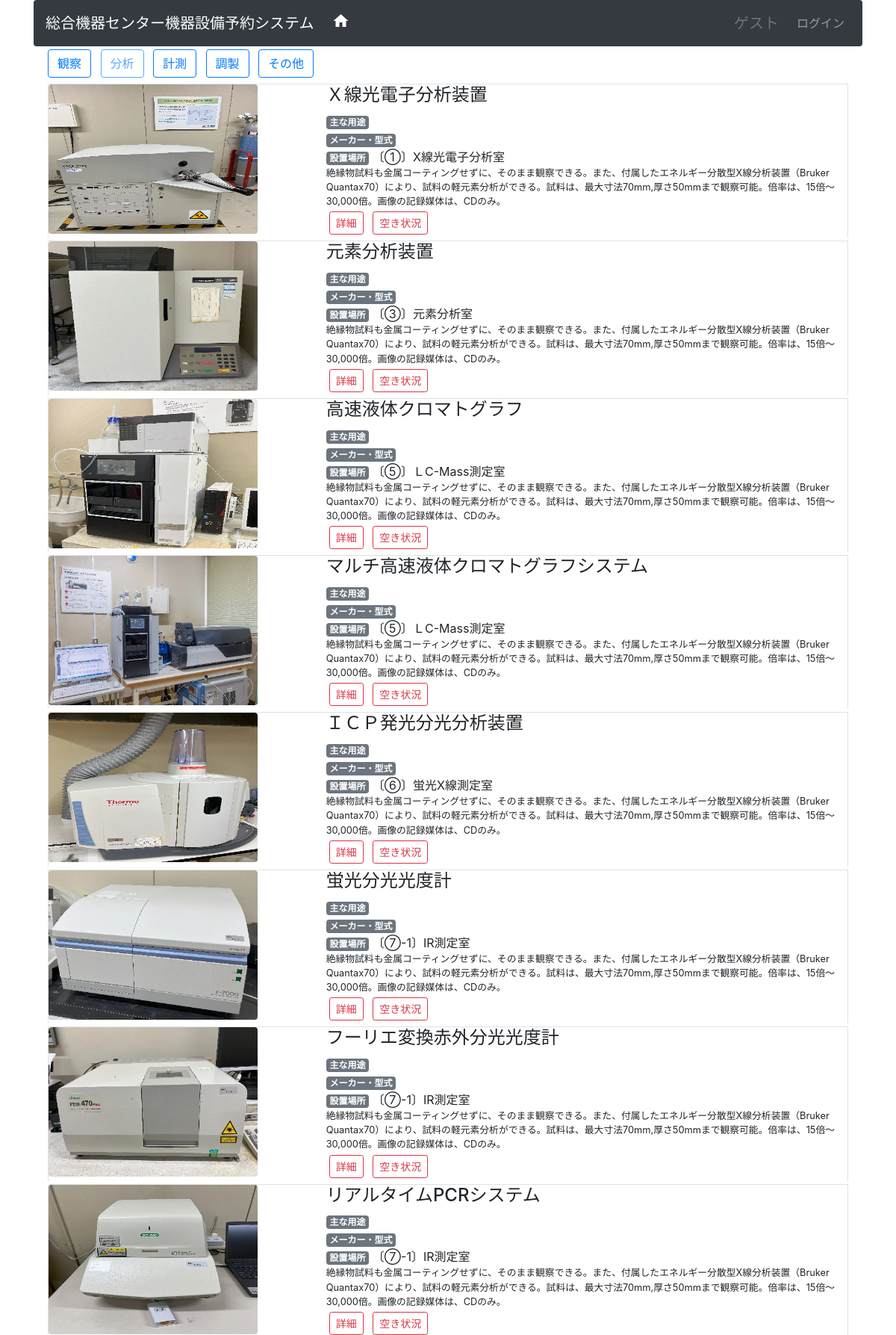
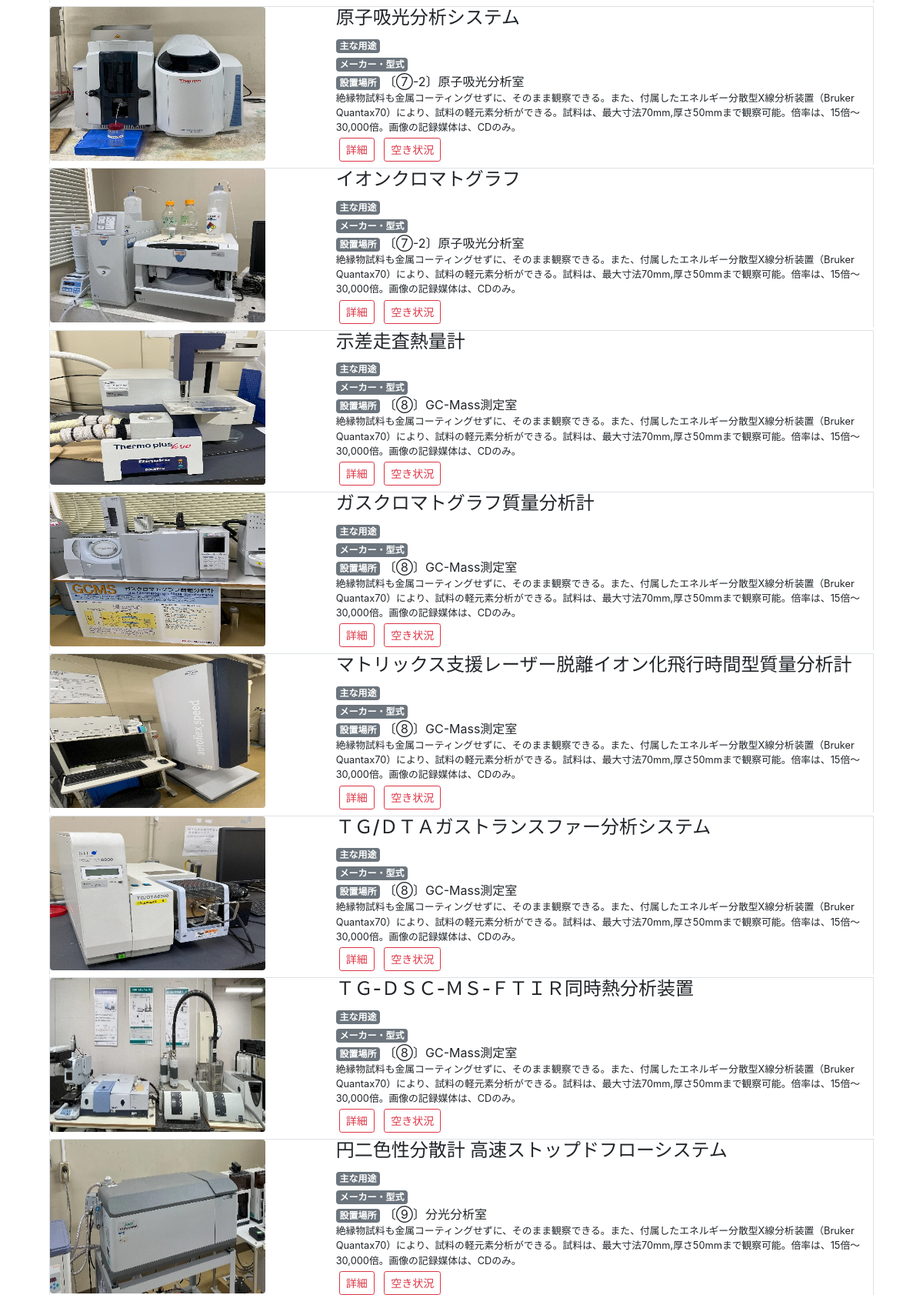
The page /index.php?to=inst&do=list&c=2 (upper part) on the database its author committed (2 pictures, top to bottom).
### tables this page shows
CREATE TABLE `tb_instrument` (
  `id` bigint(20) UNSIGNED NOT NULL COMMENT '通し番号(自動採番, 内部参照用)',
  `code` varchar(16) DEFAULT NULL COMMENT '人間識別用番号',
  `fullname` varchar(64) NOT NULL COMMENT '名称',
  `shortname` varchar(64) NOT NULL COMMENT '略称',
  `state` int(11) NOT NULL COMMENT '機器状態(1:使用可,2:貸出中,3:使用不可,9:その他)',
  `category` int(11) DEFAULT NULL COMMENT 'カテゴリ（1:観察, 2:分析,3:計測,4:調製,9:その他）',
  `purpose` varchar(64) DEFAULT NULL COMMENT '主な用途',
  `detail` text DEFAULT NULL COMMENT '施設紹介',
  `maker` varchar(64) DEFAULT NULL COMMENT 'メーカー',
  `model` varchar(64) DEFAULT NULL COMMENT '型式',
  `made_year` date DEFAULT NULL COMMENT '製造年月',
  `bought_year` date DEFAULT NULL COMMENT '導入年月',
  `equipment_no` varchar(32) DEFAULT NULL COMMENT '備品番号',
  `room_id` bigint(20) UNSIGNED DEFAULT NULL COMMENT '設置場所部屋番号',
  `memo` text DEFAULT NULL COMMENT '備考',

  CONSTRAINT `fk_instrument_room`
    FOREIGN KEY (`room_id`)
    REFERENCES `tb_room` (`id`)
    ON DELETE SET NULL ON UPDATE CASCADE
);

CREATE TABLE `tb_room` (
  `id` bigint(20) UNSIGNED NOT NULL COMMENT '通し番号（自動採番, 内部参照用）',
  `room_name` varchar(32) NOT NULL COMMENT '部屋名称',
  `room_no` varchar(16) DEFAULT NULL COMMENT '部屋番号(略称)',
  `memo` text DEFAULT NULL COMMENT '備考'
);

### src/controllers/Instrument.php (called while the page is built, shortened)
<?php
class Instrument extends Controller
{
    public function listAction($c = null): void
    {
        $selected = 0;
        $where = '1';
        $orderby = 'room_id';
        if ($c !== null) {
            $where = 'category=' . intval($c);
            $selected = intval($c);
        }
        $rows = $this->model->getList($where, $orderby);
        $categories = KsuCode::INST_CATEGORY;
        $can_reserve = $this->user->canReserve();
        $this->view->render('inst_list.php', [
            'rows' => $rows,
            'categories' => $categories,
            'selected' => $selected,
            'can_reserve' => $can_reserve,
        ]);
    }
}

### index.php (called while the page is built, shortened)
<?php
require_once __DIR__ . '/conf/develop_env.php';
$config = [
    'view_dir' => __DIR__ . '/src/views/',
    'db' => $conf,
    'routes' => [
        'user' => ['c' => 'User',       'a' => ['login', 'auth', 'logout', 'upass']],
        'inst' => ['c' => 'Instrument', 'a' => ['list', 'detail', 'input', 'save', 'delete']],
        'mbr'  => ['c' => 'Member',     'a' => ['list', 'detail', 'input', 'save', 'delete', 'grant']],
        'rsv'  => ['c' => 'Reserve',    'a' => ['list', 'detail', 'input', 'save', 'delete', 'grant', 'report', 'export']],
        'stf'  => ['c' => 'Staff',      'a' => ['list', 'detail', 'input', 'save', 'delete', 'grant']],
        'aic'  => ['c' => 'Aic',        'a' => ['list', 'detail', 'input', 'save', 'delete']],
    ],
    'default_route' => ['to' => 'inst', 'do' => 'list'],
];
try {
    $to = $_GET['to'] ?? $config['default_route']['to'];
    $do = $_GET['do'] ?? $config['default_route']['do'];
    $params = $_GET;
    unset($params['to'], $params['do']);
    $routeInfo = $config['routes'][$to] ?? $config['routes'][$config['default_route']['to']];
    $actionMethod = (in_array($do, $routeInfo['a'], true)) ? $do . 'Action' : 'listAction';
    $model = new $modelClass();
    $view = new aic\views\View($config['view_dir']);
    $controller = new $controllerClass($model, $view);
    call_user_func_array([$controller, $actionMethod], $params);
} catch (\Throwable $e) {
    if (defined('DEVELOP_ENV') && DEVELOP_ENV) {
        header('HTTP/1.1 500 Internal Server Error');
        echo "<h1>Application Error</h1>";
        echo "<pre>";
        echo "<strong>Message:</strong> " . htmlspecialchars($e->getMessage(), ENT_QUOTES, 'UTF-8') . "\n\n";
        echo "<strong>File:</strong> " . $e->getFile() . " on line " . $e->getLine() . "\n\n";
        echo "<strong>Stack Trace:</strong>\n" . $e->getTraceAsString();
        echo "</pre>";
    } else {
    }
    exit;
}

### src/controllers/Controller.php (called while the page is built, shortened)
<?php
abstract class Controller
{
    public function __construct(Model $model, View $view)
    {
        $this->model = $model;
    }
}

### src/models/Model.php (called while the page is built, shortened)
<?php
class Model
{
    private static $conf;
    public function initDb()
    {
        $this->db = new \mysqli(
            self::$conf['host'],
            self::$conf['username'],
            self::$conf['password'],
            self::$conf['dbname'],
        );
    }
    public static function setConnInfo($conf)
    {
      self::$conf = $conf;
    }
}

### src/models/Instrument.php (called while the page is built, shortened)
<?php
class Instrument extends Model{
    protected $table = "tb_instrument";
    public function getList($where = 1, $orderby = "id", $page = 0)
    {
        $sql = sprintf(
            "SELECT i.*, r.room_name, r.room_no FROM %s AS i " .
            "LEFT JOIN tb_room AS r ON i.room_id = r.id " .
            "WHERE %s ORDER BY %s",
            $this->table, $where, $orderby
        );
        $rs = $this->db->query($sql);
        return $rs->fetch_all(MYSQLI_ASSOC);
    }
}

### src/views/inst_list.php (the view, shortened to what this page needs)
<div class="text-left">
    <?php foreach ($categories as $c => $label): ?>
        <?php $disabled = ($c == $selected) ? 'disabled' : ''; ?>
        <a href="index.php?to=inst&do=list&c=<?= $c ?>" class="btn btn-outline-primary <?= $disabled ?> m-1"><?= $label ?></a>
    <?php endforeach; ?>
</div>
<?php foreach ($rows as $row):
    $url = 'img/instrument/' . $row['id'] . '.webp';
?>
    <div class="row border border-bottom-0 m-1">
        <div class="col-md-4 pl-0">
            <img src="<?= $url ?>" height="200px" width="280px" class="rounded">
        </div>
        <div class="col-md-8">
            <h4 class="mt-0"><?= htmlspecialchars($row['fullname']) ?></h4>
            <div><span class="badge badge-secondary">主な用途</span> <?= htmlspecialchars($row['purpose']) ?></div>
            <div><span class="badge badge-secondary">メーカー・型式</span> <?= htmlspecialchars($row['maker'] . ' ' . $row['model']) ?></div>
            <div><span class="badge badge-secondary">設置場所</span> 〔<?= htmlspecialchars($row['room_no']) ?>〕<?= htmlspecialchars($row['room_name']) ?></div>
            <div class="small"><?= htmlspecialchars($row['detail']) ?></div>
            <div class="align-self-end">
                <a class="btn btn-sm btn-outline-danger m-1" href="index.php?to=inst&do=detail&id=<?= $row['id'] ?>">詳細</a>
                <a class="btn btn-sm btn-outline-danger m-1" href="index.php?to=aic&do=detail&id=<?= $row['id'] ?>">空き状況</a>
            </div>
        </div>
    </div>
<?php endforeach; ?>

### rows shown on the page
tb_instrument: shows a picture, fullname "Ｘ線光電子分析装置", room.room_no "①", room.room_name "X線光電子分析室", detail "絶縁物試料も金属コーティングせずに、そのまま観察できる。また、付属したエネルギー分散型X線分析装置（Bruker Quantax70）により、試料の軽元素分析ができる。試料は、最大寸法70mm,厚さ50mmまで観察可能。倍率は、15倍〜30,000倍。画像の記録媒体は、CDのみ。"
tb_instrument: shows a picture, fullname "元素分析装置", room.room_no "③", room.room_name "元素分析室", detail "絶縁物試料も金属コーティングせずに、そのまま観察できる。また、付属したエネルギー分散型X線分析装置（Bruker Quantax70）により、試料の軽元素分析ができる。試料は、最大寸法70mm,厚さ50mmまで観察可能。倍率は、15倍〜30,000倍。画像の記録媒体は、CDのみ。"
tb_instrument: shows a picture, fullname "高速液体クロマトグラフ", room.room_no "⑤", room.room_name "ＬC-Mass測定室", detail "絶縁物試料も金属コーティングせずに、そのまま観察できる。また、付属したエネルギー分散型X線分析装置（Bruker Quantax70）により、試料の軽元素分析ができる。試料は、最大寸法70mm,厚さ50mmまで観察可能。倍率は、15倍〜30,000倍。画像の記録媒体は、CDのみ。"
tb_instrument: shows a picture, fullname "マルチ高速液体クロマトグラフシステム", room.room_no "⑤", room.room_name "ＬC-Mass測定室", detail "絶縁物試料も金属コーティングせずに、そのまま観察できる。また、付属したエネルギー分散型X線分析装置（Bruker Quantax70）により、試料の軽元素分析ができる。試料は、最大寸法70mm,厚さ50mmまで観察可能。倍率は、15倍〜30,000倍。画像の記録媒体は、CDのみ。"
tb_instrument: shows a picture, fullname "ＩＣＰ発光分光分析装置", room.room_no "⑥", room.room_name "蛍光X線測定室", detail "絶縁物試料も金属コーティングせずに、そのまま観察できる。また、付属したエネルギー分散型X線分析装置（Bruker Quantax70）により、試料の軽元素分析ができる。試料は、最大寸法70mm,厚さ50mmまで観察可能。倍率は、15倍〜30,000倍。画像の記録媒体は、CDのみ。"
tb_instrument: shows a picture, fullname "蛍光分光光度計", room.room_no "⑦-1", room.room_name "IR測定室", detail "絶縁物試料も金属コーティングせずに、そのまま観察できる。また、付属したエネルギー分散型X線分析装置（Bruker Quantax70）により、試料の軽元素分析ができる。試料は、最大寸法70mm,厚さ50mmまで観察可能。倍率は、15倍〜30,000倍。画像の記録媒体は、CDのみ。"
tb_instrument: shows a picture, fullname "フーリエ変換赤外分光光度計", room.room_no "⑦-1", room.room_name "IR測定室", detail "絶縁物試料も金属コーティングせずに、そのまま観察できる。また、付属したエネルギー分散型X線分析装置（Bruker Quantax70）により、試料の軽元素分析ができる。試料は、最大寸法70mm,厚さ50mmまで観察可能。倍率は、15倍〜30,000倍。画像の記録媒体は、CDのみ。"
tb_instrument: shows a picture, fullname "リアルタイムPCRシステム", room.room_no "⑦-1", room.room_name "IR測定室", detail "絶縁物試料も金属コーティングせずに、そのまま観察できる。また、付属したエネルギー分散型X線分析装置（Bruker Quantax70）により、試料の軽元素分析ができる。試料は、最大寸法70mm,厚さ50mmまで観察可能。倍率は、15倍〜30,000倍。画像の記録媒体は、CDのみ。"
tb_instrument: shows a picture, fullname "原子吸光分析システム", room.room_no "⑦-2", room.room_name "原子吸光分析室", detail "絶縁物試料も金属コーティングせずに、そのまま観察できる。また、付属したエネルギー分散型X線分析装置（Bruker Quantax70）により、試料の軽元素分析ができる。試料は、最大寸法70mm,厚さ50mmまで観察可能。倍率は、15倍〜30,000倍。画像の記録媒体は、CDのみ。"
tb_instrument: shows a picture, fullname "イオンクロマトグラフ", room.room_no "⑦-2", room.room_name "原子吸光分析室", detail "絶縁物試料も金属コーティングせずに、そのまま観察できる。また、付属したエネルギー分散型X線分析装置（Bruker Quantax70）により、試料の軽元素分析ができる。試料は、最大寸法70mm,厚さ50mmまで観察可能。倍率は、15倍〜30,000倍。画像の記録媒体は、CDのみ。"
tb_instrument: shows a picture, fullname "示差走査熱量計", room.room_no "⑧", room.room_name "GC-Mass測定室", detail "絶縁物試料も金属コーティングせずに、そのまま観察できる。また、付属したエネルギー分散型X線分析装置（Bruker Quantax70）により、試料の軽元素分析ができる。試料は、最大寸法70mm,厚さ50mmまで観察可能。倍率は、15倍〜30,000倍。画像の記録媒体は、CDのみ。"
tb_instrument: shows a picture, fullname "ガスクロマトグラフ質量分析計", room.room_no "⑧", room.room_name "GC-Mass測定室", detail "絶縁物試料も金属コーティングせずに、そのまま観察できる。また、付属したエネルギー分散型X線分析装置（Bruker Quantax70）により、試料の軽元素分析ができる。試料は、最大寸法70mm,厚さ50mmまで観察可能。倍率は、15倍〜30,000倍。画像の記録媒体は、CDのみ。"
tb_instrument: shows a picture, fullname "マトリックス支援レーザー脱離イオン化飛行時間型質量分析計", room.room_no "⑧", room.room_name "GC-Mass測定室", detail "絶縁物試料も金属コーティングせずに、そのまま観察できる。また、付属したエネルギー分散型X線分析装置（Bruker Quantax70）により、試料の軽元素分析ができる。試料は、最大寸法70mm,厚さ50mmまで観察可能。倍率は、15倍〜30,000倍。画像の記録媒体は、CDのみ。"
tb_instrument: shows a picture, fullname "ＴＧ/ＤＴＡガストランスファー分析システム", room.room_no "⑧", room.room_name "GC-Mass測定室", detail "絶縁物試料も金属コーティングせずに、そのまま観察できる。また、付属したエネルギー分散型X線分析装置（Bruker Quantax70）により、試料の軽元素分析ができる。試料は、最大寸法70mm,厚さ50mmまで観察可能。倍率は、15倍〜30,000倍。画像の記録媒体は、CDのみ。"
tb_instrument: shows a picture, fullname "ＴＧ-ＤＳＣ-ＭＳ-ＦＴＩＲ同時熱分析装置", room.room_no "⑧", room.room_name "GC-Mass測定室", detail "絶縁物試料も金属コーティングせずに、そのまま観察できる。また、付属したエネルギー分散型X線分析装置（Bruker Quantax70）により、試料の軽元素分析ができる。試料は、最大寸法70mm,厚さ50mmまで観察可能。倍率は、15倍〜30,000倍。画像の記録媒体は、CDのみ。"
tb_instrument: shows a picture, fullname "円二色性分散計 高速ストップドフローシステム", room.room_no "⑨", room.room_name "分光分析室", detail "絶縁物試料も金属コーティングせずに、そのまま観察できる。また、付属したエネルギー分散型X線分析装置（Bruker Quantax70）により、試料の軽元素分析ができる。試料は、最大寸法70mm,厚さ50mmまで観察可能。倍率は、15倍〜30,000倍。画像の記録媒体は、CDのみ。"

### other values the page prints
$app_name "総合機器センター機器設備予約システム"
$label "観察"
$label "分析"
$label "計測"
$label "調製"
$label "その他"
